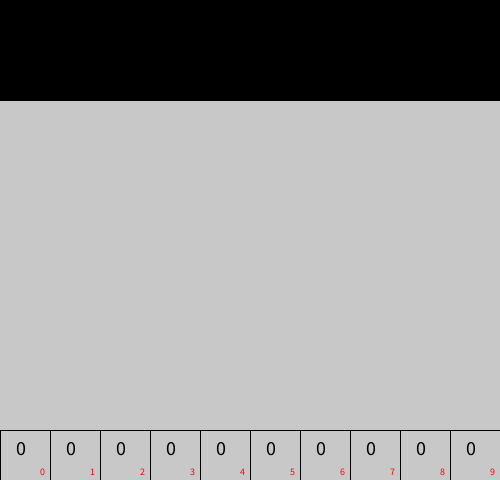
Frame 1 (no input)
Frame 60 (the mouse pressed at the canvas centre just before this capture): identical to frame 1, image omitted
Frame 120 (the mouse held since frame 60 and released just before this capture): identical to frame 1, image omitted

The Processing sketch that drew this single still picture (run headless with seeded random() and noise(); from frame 60 on, the mouse is pressed at the canvas centre):

// Processing sketch: griilla_frogger
// ── griilla_frogger.pde
int cant = 10;
int [] posiciones = new int [cant];
int posY;
int tam;
int posXClicked;

void setup() {
  size(500, 480);
  tam = width/cant;
  posY = height - tam;
  
  for(int i=0; i<cant; i++){
    posiciones[i] = 0;
  }
 
}

void draw() {
  background(200);
  fill(0);
  textSize(20);
  text("POS: " + posXClicked, 100, 100);
  
  for(int i=0; i<cant; i++){
    noFill();
    rect(i * tam, posY, tam, tam);
    fill(255,0,0);
    textSize(10);
    text(i, i * tam + tam - 10, posY + tam - 5);
    
    fill(0);
    textSize(20);
    text(posiciones[i], i * tam + tam/3, posY + tam/2);
    
    rect(i * tam, posiciones[i], tam, tam*2);
  }
}

void mouseMoved() {
  if(mouseY > posY && mouseY < posY + tam){
    posXClicked = round(map(mouseX, 0, width, 0, cant-1));
    posiciones[posXClicked]++;
  }
}
